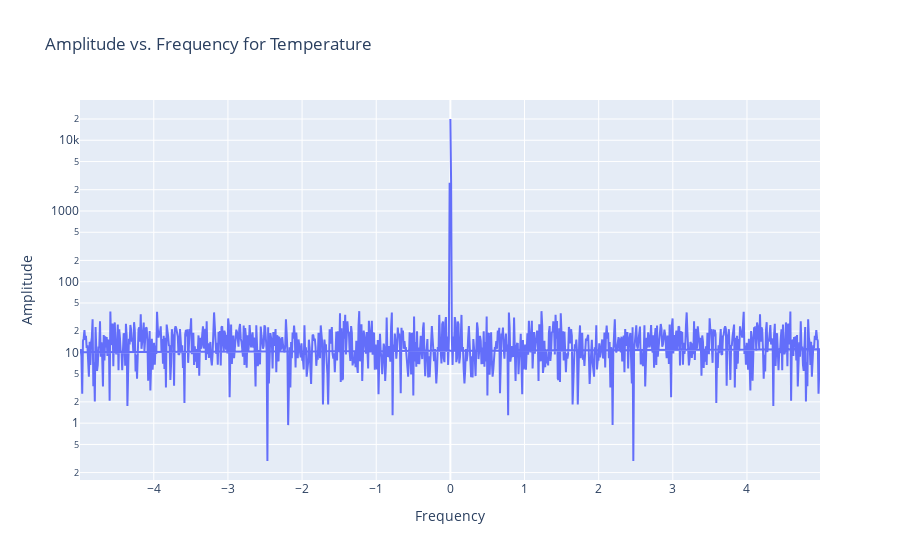
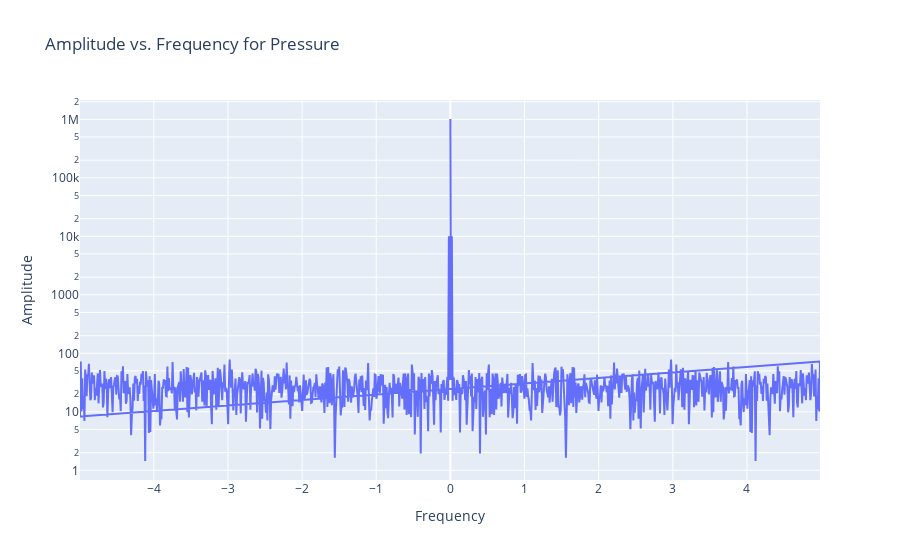
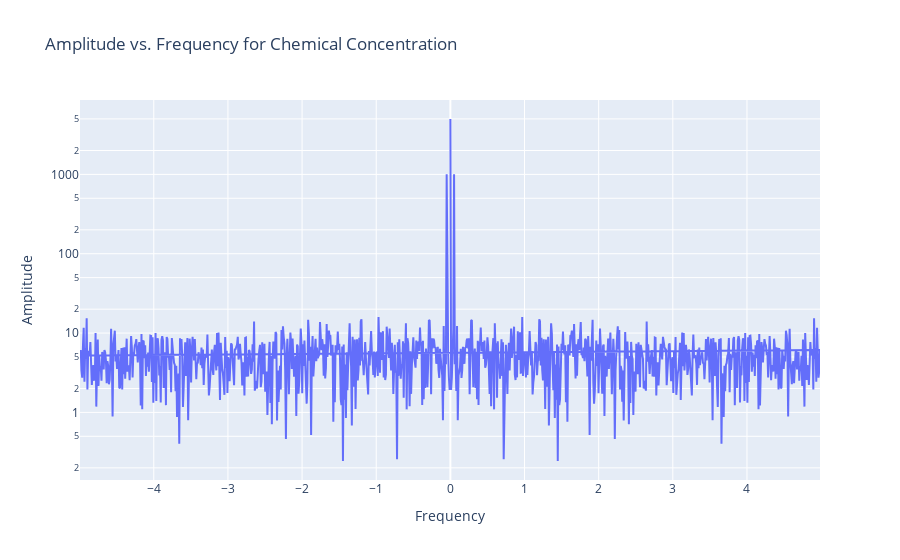

The notebook cell these images were saved under, in order:
### Code cell
import numpy as np
import plotly.graph_objects as go

for column in ['Temperature', 'Pressure', 'Chemical Concentration']:
    fft = np.fft.fft(df[column])
    freq = np.fft.fftfreq(len(df[column]), d=0.1001)
    amplitude = np.abs(fft)

    fig = go.Figure()
    fig.add_trace(go.Scatter(x=freq, y=amplitude, mode='lines'))
    fig.update_layout(
        title=f'Amplitude vs. Frequency for {column}',
        xaxis_title='Frequency',
        yaxis_title='Amplitude',
        yaxis_type='log'
    )
    fig.show()

### Figure 1 — Plotly figure (JSON) as saved in the notebook; plotly's stock layout.template omitted (floating-point values rounded to 4 significant figures; data arrays with more than 128 entries replaced by an {"elided": "..."} marker saying what was removed)
{"data": [{"mode": "lines", "type": "scatter", "x": {"elided": "1000 float values"}, "y": {"elided": "1000 float values"}}], "layout": {"title": {"text": "Amplitude vs. Frequency for Temperature"}, "xaxis": {"title": {"text": "Frequency"}}, "yaxis": {"title": {"text": "Amplitude"}, "type": "log"}}}

### Figure 2 — Plotly figure (JSON) as saved in the notebook; plotly's stock layout.template omitted (floating-point values rounded to 4 significant figures; data arrays with more than 128 entries replaced by an {"elided": "..."} marker saying what was removed)
{"data": [{"mode": "lines", "type": "scatter", "x": {"elided": "1000 float values"}, "y": {"elided": "1000 float values"}}], "layout": {"title": {"text": "Amplitude vs. Frequency for Pressure"}, "xaxis": {"title": {"text": "Frequency"}}, "yaxis": {"title": {"text": "Amplitude"}, "type": "log"}}}

### Figure 3 — Plotly figure (JSON) as saved in the notebook; plotly's stock layout.template omitted (floating-point values rounded to 4 significant figures; data arrays with more than 128 entries replaced by an {"elided": "..."} marker saying what was removed)
{"data": [{"mode": "lines", "type": "scatter", "x": {"elided": "1000 float values"}, "y": {"elided": "1000 float values"}}], "layout": {"title": {"text": "Amplitude vs. Frequency for Chemical Concentration"}, "xaxis": {"title": {"text": "Frequency"}}, "yaxis": {"title": {"text": "Amplitude"}, "type": "log"}}}
